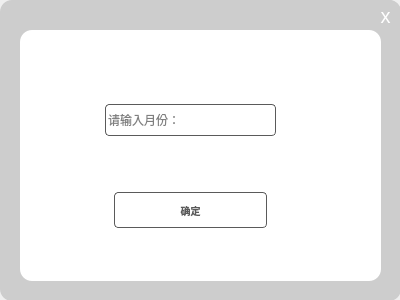
<?xml version="1.0" encoding="UTF-8"?>
<ui version="4.0">
 <class>createMonthwindow</class>
 <widget class="QWidget" name="createMonthwindow">
  <property name="geometry">
   <rect>
    <x>0</x>
    <y>0</y>
    <width>400</width>
    <height>300</height>
   </rect>
  </property>
  <property name="windowTitle">
   <string>Form</string>
  </property>
  <widget class="QFrame" name="frame">
   <property name="geometry">
    <rect>
     <x>0</x>
     <y>0</y>
     <width>401</width>
     <height>301</height>
    </rect>
   </property>
   <property name="styleSheet">
    <string notr="true">background-color:rgb(205, 205, 205); 
border-radius: 12px;
 </string>
   </property>
   <property name="frameShape">
    <enum>QFrame::StyledPanel</enum>
   </property>
   <property name="frameShadow">
    <enum>QFrame::Raised</enum>
   </property>
   <widget class="QPushButton" name="closeButton">
    <property name="geometry">
     <rect>
      <x>370</x>
      <y>0</y>
      <width>31</width>
      <height>31</height>
     </rect>
    </property>
    <property name="styleSheet">
     <string notr="true">QPushButton {
    background-color:rgb(205, 205, 205);
    color: white;
     border-top-left-radius: 0px;    
    border-top-right-radius: 12px;   
    border-bottom-left-radius: 0px;   
    border-bottom-right-radius: 0px;  
    font-size: 20px;
}
QPushButton:hover {
    background-color:rgb(133, 133, 133);
}</string>
    </property>
    <property name="text">
     <string>x</string>
    </property>
   </widget>
   <widget class="QFrame" name="frame_2">
    <property name="geometry">
     <rect>
      <x>20</x>
      <y>30</y>
      <width>361</width>
      <height>251</height>
     </rect>
    </property>
    <property name="styleSheet">
     <string notr="true">background-color:rgb(255, 255, 255);</string>
    </property>
    <property name="frameShape">
     <enum>QFrame::StyledPanel</enum>
    </property>
    <property name="frameShadow">
     <enum>QFrame::Raised</enum>
    </property>
    <widget class="QWidget" name="horizontalLayoutWidget">
     <property name="geometry">
      <rect>
       <x>0</x>
       <y>30</y>
       <width>341</width>
       <height>121</height>
      </rect>
     </property>
     <layout class="QHBoxLayout" name="horizontalLayout" stretch="1,2,1">
      <item>
       <spacer name="horizontalSpacer">
        <property name="orientation">
         <enum>Qt::Horizontal</enum>
        </property>
        <property name="sizeHint" stdset="0">
         <size>
          <width>40</width>
          <height>20</height>
         </size>
        </property>
       </spacer>
      </item>
      <item>
       <widget class="QLineEdit" name="lineEdit">
        <property name="sizePolicy">
         <sizepolicy hsizetype="Minimum" vsizetype="Fixed">
          <horstretch>0</horstretch>
          <verstretch>0</verstretch>
         </sizepolicy>
        </property>
        <property name="styleSheet">
         <string notr="true">border:1px solid rgb(90, 90, 90);
border-radius:4px;
height:30px;</string>
        </property>
        <property name="placeholderText">
         <string>请输入月份：</string>
        </property>
       </widget>
      </item>
      <item>
       <spacer name="horizontalSpacer_2">
        <property name="orientation">
         <enum>Qt::Horizontal</enum>
        </property>
        <property name="sizeHint" stdset="0">
         <size>
          <width>40</width>
          <height>20</height>
         </size>
        </property>
       </spacer>
      </item>
     </layout>
    </widget>
    <widget class="QWidget" name="horizontalLayoutWidget_2">
     <property name="geometry">
      <rect>
       <x>0</x>
       <y>140</y>
       <width>341</width>
       <height>81</height>
      </rect>
     </property>
     <layout class="QHBoxLayout" name="horizontalLayout_2">
      <item>
       <spacer name="horizontalSpacer_3">
        <property name="orientation">
         <enum>Qt::Horizontal</enum>
        </property>
        <property name="sizeHint" stdset="0">
         <size>
          <width>40</width>
          <height>20</height>
         </size>
        </property>
       </spacer>
      </item>
      <item>
       <widget class="QPushButton" name="confirmButton">
        <property name="sizePolicy">
         <sizepolicy hsizetype="Fixed" vsizetype="Fixed">
          <horstretch>0</horstretch>
          <verstretch>0</verstretch>
         </sizepolicy>
        </property>
        <property name="font">
         <font>
          <family>等线</family>
          <pointsize>-1</pointsize>
          <bold>true</bold>
         </font>
        </property>
        <property name="styleSheet">
         <string notr="true">QPushButton{
height:34;
width:151;
color:rgb(90, 90, 90);
border:1px solid rgb(90, 90, 90);
border-radius:4px;
font-size:10px;
}
QPushButton:hover {
    background-color: rgb(205, 205, 205);
color:rgb(255, 255, 255);
font-size:12px;
}
QPushButton:pressed{
    background-color: rgb(133,133,133);
color:rgb(255, 255, 255);
font-size:10px;
}</string>
        </property>
        <property name="text">
         <string>确定</string>
        </property>
       </widget>
      </item>
      <item>
       <spacer name="horizontalSpacer_4">
        <property name="orientation">
         <enum>Qt::Horizontal</enum>
        </property>
        <property name="sizeHint" stdset="0">
         <size>
          <width>40</width>
          <height>20</height>
         </size>
        </property>
       </spacer>
      </item>
     </layout>
    </widget>
    <widget class="QLabel" name="warningLabel">
     <property name="geometry">
      <rect>
       <x>120</x>
       <y>220</y>
       <width>137</width>
       <height>20</height>
      </rect>
     </property>
     <property name="font">
      <font>
       <family>等线</family>
       <bold>true</bold>
      </font>
     </property>
     <property name="styleSheet">
      <string notr="true">background-color:rgb(255, 255, 255);</string>
     </property>
     <property name="text">
      <string>&lt;html&gt;&lt;head/&gt;&lt;body&gt;&lt;p&gt;&lt;span style=&quot; font-size:10pt; color:#5a5a5a;&quot;&gt;&lt;/span&gt;&lt;/p&gt;&lt;/body&gt;&lt;/html&gt;</string>
     </property>
    </widget>
   </widget>
  </widget>
 </widget>
 <resources/>
 <connections/>
</ui>
